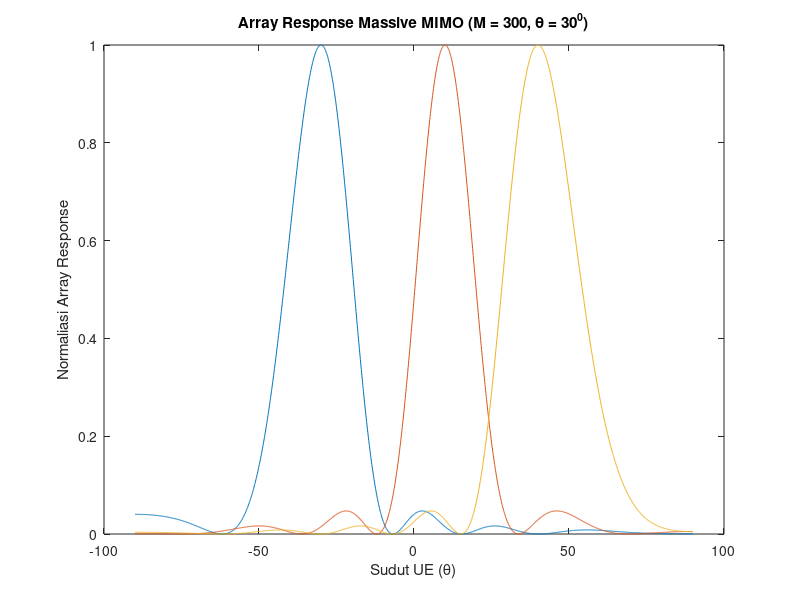

This figure's MATLAB source:
close all;
clc;
clear all;
teta = [-30 10 40];
% teta = [-80 -65 -45 -30 -10 5 15 40 55 85 ]
M = 300;
gamma = -90:0.1:90;
dH = 1/2;
AF = zeros(length(teta),length(gamma));
normAF = zeros(length(teta),length(gamma));
for tt = 1:length(teta);
    num = pi*dH*M*(sind(teta(tt))-sind(gamma));
    denum = pi*dH*(sind(teta(tt))-sind(gamma));
    AF(tt,:) = sind(num).^2./(M.*(sind(denum)).^2);
    normAF(tt,:) = AF(tt,:)./max(AF(tt,:));
    plot(gamma,normAF(tt,:));
%     polar(gamma*pi/180, normAF(tt,:));
    hold on;
end
% plot(gamma,sum(normAF,1))
% polar(gamma*pi/180, sum(normAF,1));

% legend(sprintfc('Sudut UE = %d',teta));
title('Array Response Massive MIMO (M = 300, \theta = 30^{0})');
% title('Array Response Massive MIMO (M = 300)');
% legend(fprintf('\theta = %d', teta))
% legend(sprintfc('\theta ', teta));
xlabel('Sudut UE (\theta)');
ylabel('Normaliasi Array Response');
% title('Array Respons Kondisi LOS');


% close all;
% clc;
% clear all;
% teta =[-40 10];
% M = 300;
% gamma = -180:1:180;
% dH = 1/2;
% AF = zeros(length(teta),length(gamma));
% normAF = zeros(length(teta),length(gamma));
% % for tt = 1:length(teta);
%     num = pi*dH*M*(sind(teta(1))-sind(teta(2))-sind(gamma));
% %     denum = pi*dH*(sind(teta(tt))-sind(teta(tt+1))-sind(gamma));
% %     AF = sind(num).^2./(M.*(sind(denum)).^2);
% %     normAF(tt,:) = AF(tt,:)./max(AF(tt,:));
% % %     plot(gamma,normAF(tt,:));
% % %     polar(gamma*pi/180, normAF(tt,:));
% % % %     hold on;
% % end









